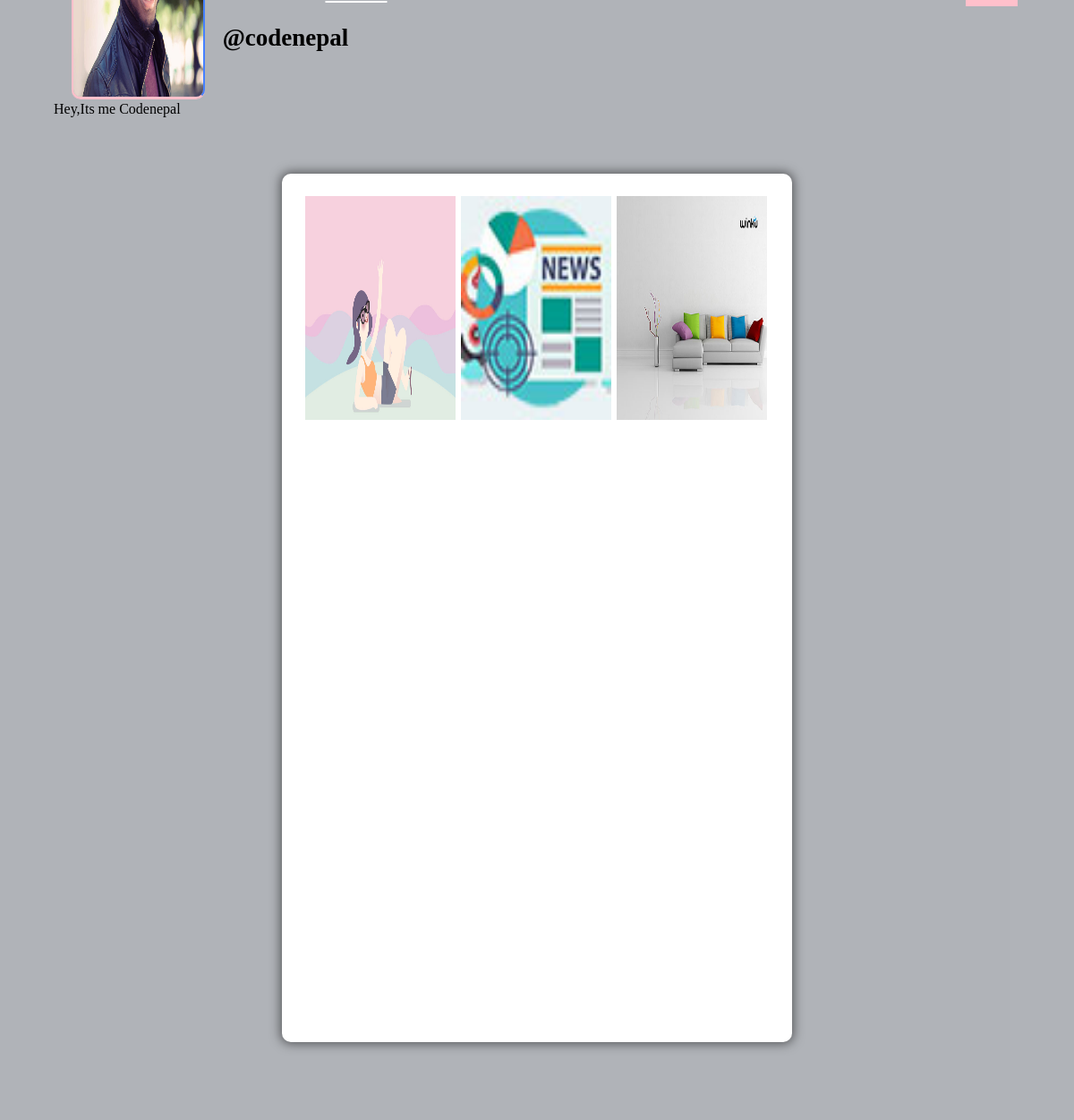
The page /profile/codenepal/ (signed in) on the database its author committed.
### core/models.py (models this page shows, shortened)
class Profile(models.Model):
    user=models.ForeignKey(User,null=False,blank=False,on_delete=models.CASCADE)
    userid=models.IntegerField()
    location=models.CharField(max_length=50)
    bio=models.CharField(max_length=50,blank=True)
    profile_img=models.ImageField(upload_to="profile",default="default.png")

class Post(models.Model):
    id=models.UUIDField(primary_key=True,default=uuid.uuid4)
    user=models.ForeignKey(User,null=False,blank=False,on_delete=models.CASCADE)
    image=models.ImageField(upload_to="post")
    caption=models.CharField(max_length=100)
    create=models.DateTimeField(auto_now=True,blank=True)
    like=models.IntegerField(default=0)

### core/views.py (the view)
# urls.py: path("profile/<id>/",profile,name="profile"),
@login_required(login_url='login')
def profile(request,id):
    if(not check_setting(request)):
        return redirect("settings")
    if(Profile.objects.filter(user__username=id).exists()):
        user=Profile.objects.filter(user__username=id).first()
        posts=Post.objects.filter(user__username=id)
        post=posts.count()
        follower=Follower.objects.filter(user__username=id).count()
        is_follower=Follower.objects.filter(user__username=id,followers=request.user).exists()
        return render(request,"profile.html",{'user':user,'post':post,"posts":posts,'id':id,'follower':follower,'is_follow':is_follower})
    else:
        return redirect("home")

### core/views.py (called while the page is built)
def check_setting(request):
    return Profile.objects.filter(user=request.user).exists()

### core/templates/profile.html (shortened to what this page needs)
{% load static %}
<!DOCTYPE html>
<html lang="en">
<head>
    <link rel="stylesheet" href="{% static 'css/main.min.css' %}">
    <link rel="stylesheet" href="{% static 'css/style.css' %}">
    <link rel="stylesheet" href="{% static 'css/color.css' %}">
    <link rel="stylesheet" href="{% static 'css/responsive.css' %}">
</head>
<body>
	<section>
			<div class="feature-photo">
				<figure><img src="{% static 'images/resources/timeline-1.jpg' %}" alt=""></figure>
				<form action="{%url 'follow' id=id%}" method="POST">
					<div class="add-btn">
					<span style="color: white; font-size: 27px; margin-right: 520px;"><b><u><a href="/" style="position:relative;left:120px">Home</a></u></b></span>
					<span style="color: white; font-size: 27px;"><b>{{post}} Post</b></span>
					<span style="color: white; font-size: 27px;"><b>{{follower}} followers</b></span>
					<span>
					<button type="submit" style="background-color: #ffc0cb; border: #ffc0cb;">
					</button>
			</span></form>
					</div>
				<div class="container-fluid">
					<div class="row merged">
						<div class="col-lg-2 col-sm-3">
							<div class="user-avatar">
								<figure>
									<img src="{{user.profile_img.url}}" style="height: 250px; width: 100%;" alt="">
								</figure>
							</div>
						</div>
						<div class="col-lg-10 col-sm-9">
							<div class="timeline-info">
								<ul>
									<li class="admin-name">
									  <h5 style="color: black;white-space: nowrap; width: 110px; font-size: 27px;"><b>@{{user.user.username}}</b></h5>
									</li>
								</ul>
							</div>
						</div>
					</div>
				</div>
		</section>
		<section>
			<div class="bio">
				{{user.bio}}
			</div>
		</section>
	<section>
		<div class="gap gray-bg">
			<div class="container-fluid">
				<div class="row">
					<div class="col-lg-12">
						<div class="row" id="page-contents">
							<div class="col-lg-3">
								<aside class="sidebar static">
								</aside>
							</div>
							<div class="col-lg-6">
								<div class="central-meta">
									<ul class="photos">
{%for x in posts%}
										<li>
											<a class="strip" href="{{x.image.url}}" title="" data-strip-group="mygroup" data-strip-group-options="loop: false">
												<img src="{{x.image.url}}" style="height: 250px; width: 300px;" alt=""></a>
										</li>
										{%endfor%}
									</ul>
								</div>
							</div>
							<div class="col-lg-3">
								<aside class="sidebar static">
								</aside>
							</div>
						</div>
					</div>
				</div>
			</div>
		</div>
	</section>
</body>
</html>

### core/static/css/color.css (style rules this page uses)
#nprogress .bar, .timeline-info > ul li a::before, .add-btn > a, .activitiez > li::before, form button, .colla-apps > li a:hover, a.underline:before, .setting-row input:checked + label, .user-avatar:hover .edit-phto, .error-meta > a, .color-bg, .add-butn, .nav.nav-tabs.likes-btn > li a.active, a.dislike-btn, .drop > a:hover, .btn-view.btn-load-more:hover, .accordion .card h5 button[aria-expanded="true"], .chat-head, .f-page > figure em, .inbox-panel-head > ul > li > a, .nav-tabs--left .nav-link.active, .nav-tabs--left .nav-link.active:hover, footer .widget-title h4::before, #topcontrol, .sidebar .widget-title::before, .f-title::before, .g-post-classic > figure > i::after, .purify > a, .help-list > a:hover, .open-position::before, .info > a, .category-box:hover, .category-box.selected, a.main-btn, .section-heading::before, .getquot-baner, .more-branches > h4::before, .is-helpful > a, .cart-optionz > li > a:hover, .paginationz > li a:hover, .paginationz > li a.active, .shopping-cart, a.btn2:hover, .form-submit > input[type="submit"], button.submit-checkout, .delete-cart:hover, .proceed .button, .amount-area .update-cart, a.addnewforum, .apply-bttons > a { background: orange; }

### core/static/css/responsive.css (style rules this page uses)
@media screen and (max-width: 1281px) and (min-width: 1024px) { .photos > li { min-width: 32.2%; width: 32.2%; } }
@media screen and (max-width: 1281px) and (min-width: 1024px) { .timeline-info { line-height: 51px; } }
@media screen and (max-width: 1281px) and (min-width: 1024px) { .timeline-info .admin-name > h5 { font-size: 20px; } }
@media screen and (max-width: 1281px) and (min-width: 1024px) { .user-avatar { width: 80.2% } }

### rows shown on the page
Profile: profile_img (picture), user.username "codenepal", bio "Hey,Its me Codenepal"
Post: image (picture)
Post: image (picture)
Post: image (picture)
